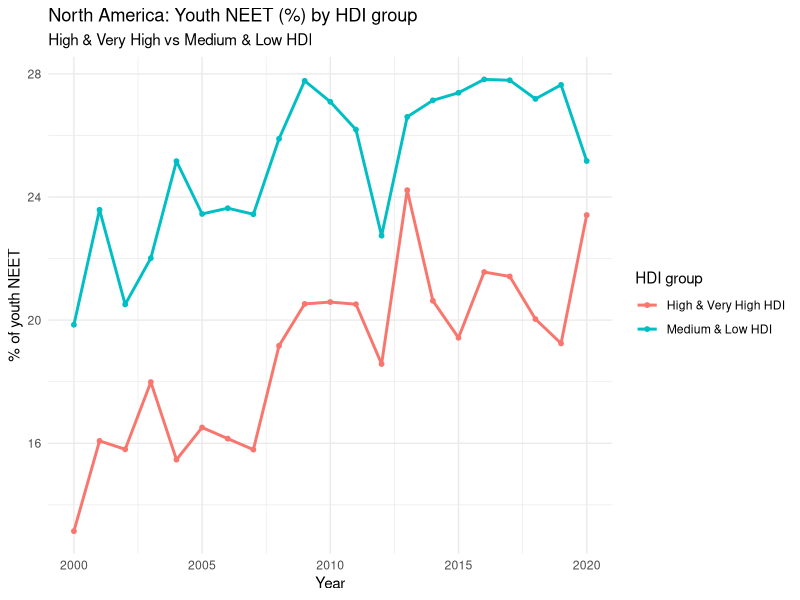

Reproduce this figure in R.
library(readr)
library(dplyr)
library(ggplot2)

# Loading the merged dataset
df <- read_csv("youth_continents_hdi_2000_2020.csv")

#   rename(share_neet = `Share of youth not in education, employment or training, total (% of youth population)`)

# Creating HDI tiers and 2-group classification
df <- df %>%
  mutate(
    HDI_tier = case_when(
      HDI >= 0.800                    ~ "Very High",
      HDI >= 0.700 & HDI < 0.800      ~ "High",
      HDI >= 0.550 & HDI < 0.700      ~ "Medium",
      HDI < 0.550                     ~ "Low",
      TRUE                            ~ NA_character_
    ),
    HDI_group2 = case_when(
      HDI_tier %in% c("Very High", "High")   ~ "High & Very High HDI",
      HDI_tier %in% c("Medium", "Low")       ~ "Medium & Low HDI",
      TRUE                                   ~ NA_character_
    )
  ) %>%
  filter(!is.na(HDI_group2))   # drop rows without HDI classification
north_america <- df %>%
  filter(Continent == "North America") %>%
  group_by(Year, HDI_group2) %>%
  summarise(
    mean_neet = mean(share_neet, na.rm = TRUE),
    .groups = "drop"
  )

ggplot(north_america, aes(x = Year, y = mean_neet, colour = HDI_group2)) +
  geom_line(linewidth = 1) +
  geom_point(size = 1.3) +
  labs(
    title = "North America: Youth NEET (%) by HDI group",
    subtitle = "High & Very High vs Medium & Low HDI",
    x = "Year",
    y = "% of youth NEET",
    colour = "HDI group"
  ) +
  theme_minimal()

